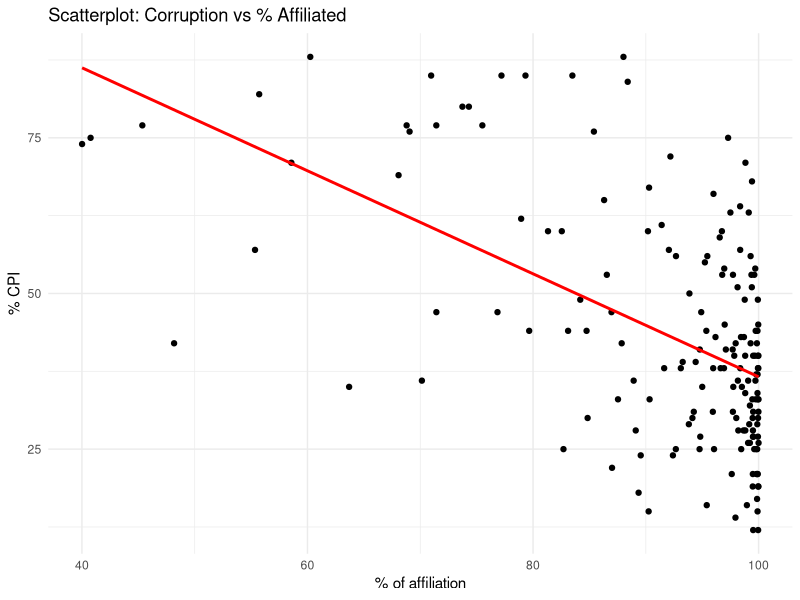
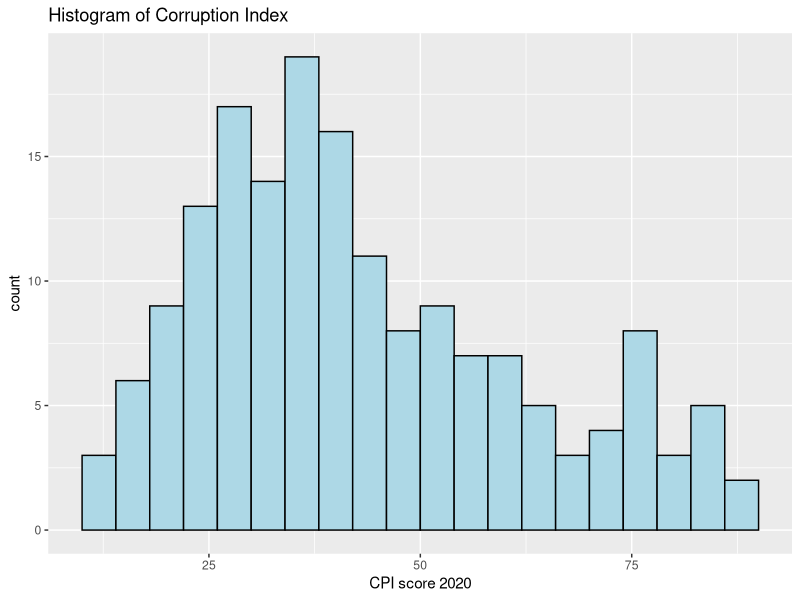
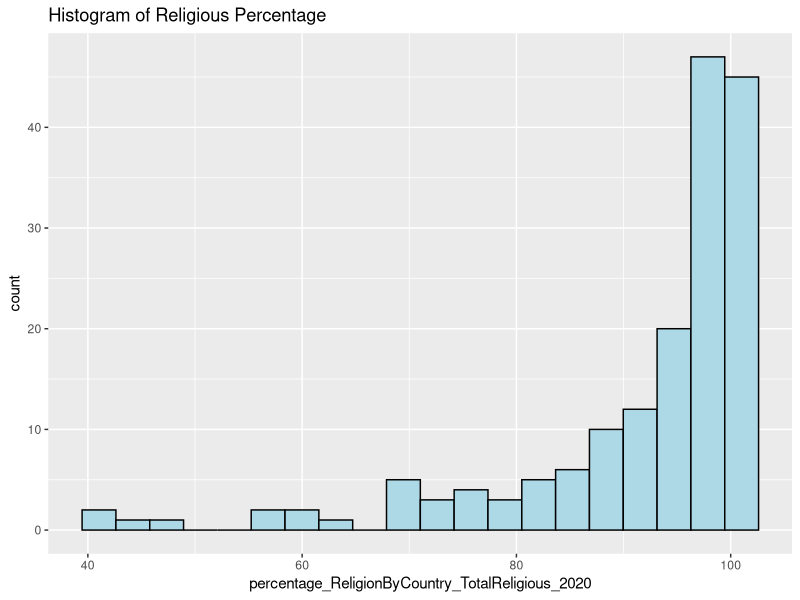
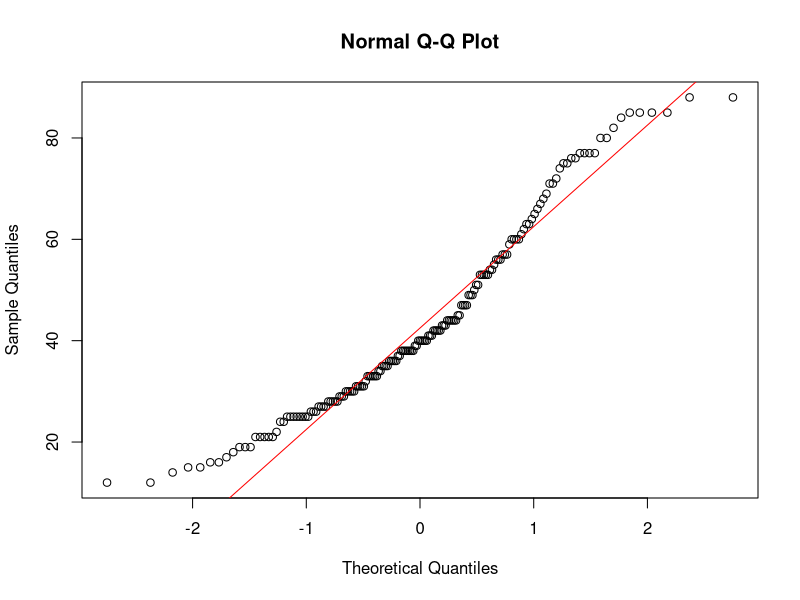
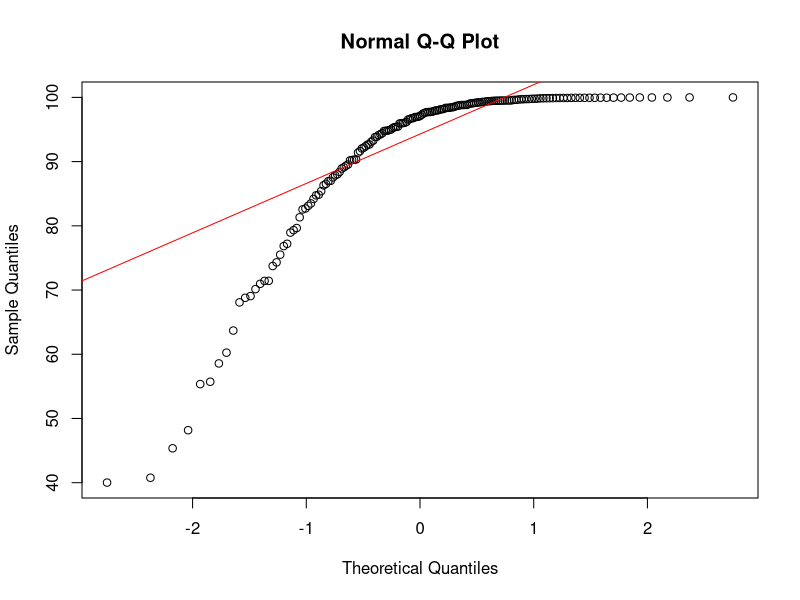

Reproduce these figures in R, in order.
## ---- chunk 1
# Load tidyverse and readr packages

library(tidyverse)
library(readr)

# Import religion_by_country and corruption_by_country datasets

religion_by_country <- read_csv("religion-by-country-2024.csv")

corruption_by_country <- read_delim("CPI2020.csv", delim = ";", escape_double = FALSE, trim_ws = TRUE, skip = 2)

## ---- chunk 2

dput(names(religion_by_country))


# Filter religion_by_country dataset only including the data from 2020

religion_by_country <- religion_by_country %>% select("country", "ReligionByCountry_TotalReligious_2020",  "religionByCountry_christians_2020", 
"religionByCountry_muslims_2020", "religionByCountry_hindus_2020", 
"religionByCountry_buddhists_2020", "religionByCountry_folkReligions_2020", 
"religionByCountry_jews_2020", "religionByCountry_other_2020", 
"religionByCountry_unaffiliated_2020")



## ---- chunk 3
# Create percentage_religion_by_country dataset

percentage_religion_by_country <- religion_by_country

# Create new columns

#Total population
percentage_religion_by_country <- percentage_religion_by_country %>% mutate(
  total_population = ReligionByCountry_TotalReligious_2020 + religionByCountry_unaffiliated_2020
)

#Proportion of individuals from each religion
percentage_religion_by_country <- percentage_religion_by_country %>% mutate(
  percentage_ReligionByCountry_TotalReligious_2020 = ((ReligionByCountry_TotalReligious_2020
)/total_population)*100,
  percentage_religionByCountry_christians_2020 = ((religionByCountry_christians_2020
)/total_population)*100,
percentage_religionByCountry_muslims_2020 =((religionByCountry_muslims_2020
)/total_population)*100,
percentage_religionByCountry_hindus_2020 = ((religionByCountry_hindus_2020
)/total_population)*100,
percetage_religionByCountry_buddhists_2020 = ((religionByCountry_buddhists_2020
)/total_population)*100,
percentage_religionByCountry_folkReligions_2020 = ((religionByCountry_folkReligions_2020
)/total_population)*100,
percentage_religionByCountry_jews_2020 = ((religionByCountry_jews_2020
)/total_population)*100,
percentage_religionByCountry_other_2020 = ((religionByCountry_other_2020
)/total_population)*100,
percentage_religionByCountry_unaffiliated_2020 = ((religionByCountry_unaffiliated_2020
)/total_population)*100
)

# Remove the other columns that do not include the proportions of individuals
percentage_religion_by_country <- percentage_religion_by_country %>% select(-starts_with("religion", ignore.case = TRUE))

## ---- chunk 4
# Rename "Country" to "country" from corruption_by_country dataset

corruption_by_country <- corruption_by_country %>% rename(country = Country)

# Use full_join() from tidyverse to merge the datasets by country. By doing that, if a country is included in the dataset 1 but not in dataset 2, the columms of dataset 2 will contain "NA" values for that rows and viceversa

merged_dataset <- full_join(percentage_religion_by_country, corruption_by_country, by = "country")

## ---- chunk 5
# Remove from merged_dataset those countries with NA values for total_population

merged_dataset <- merged_dataset %>% filter(!is.na(total_population))

# Remove from merged_dataset those countries with NA values for CPI score 2020

merged_dataset <- merged_dataset %>% filter(!is.na(`CPI score 2020`))

## ---- chunk 6
# Load ggplot2 library
library(ggplot2)

# Example: Scatterplot to check linearity
ggplot(merged_dataset, aes(x = percentage_ReligionByCountry_TotalReligious_2020, y = `CPI score 2020`)) +
  geom_point() +                          # Plot the data points
  geom_smooth(method = "lm", se = FALSE, col = "red") +  # Add a linear regression line
  labs(title = "Scatterplot: Corruption vs % Affiliated",
       x = "% of affiliation", y = "% CPI") +
  theme_minimal()


## ---- chunk 7
# Histogram for each variable

# Apply log transformation
merged_dataset$Religious_Log <- log(merged_dataset$percentage_ReligionByCountry_TotalReligious_2020)

# Check histogram for CPI score 2020
ggplot(merged_dataset, aes(x = `CPI score 2020`)) + 
  geom_histogram(bins = 20, fill = "lightblue", color = "black") +
  labs(title = "Histogram of Corruption Index")

# Check histogram for original religious percentage
ggplot(merged_dataset, aes(x = percentage_ReligionByCountry_TotalReligious_2020)) + 
  geom_histogram(bins = 20, fill = "lightblue", color = "black") +
  labs(title = "Histogram of Religious Percentage")

# Q-Q plot for CPI score 2020
qqnorm(merged_dataset$`CPI score 2020`)
qqline(merged_dataset$`CPI score 2020`, col = "red")

# Q-Q plot for original religious percentage
qqnorm(merged_dataset$percentage_ReligionByCountry_TotalReligious_2020)
qqline(merged_dataset$percentage_ReligionByCountry_TotalReligious_2020, col = "red")

